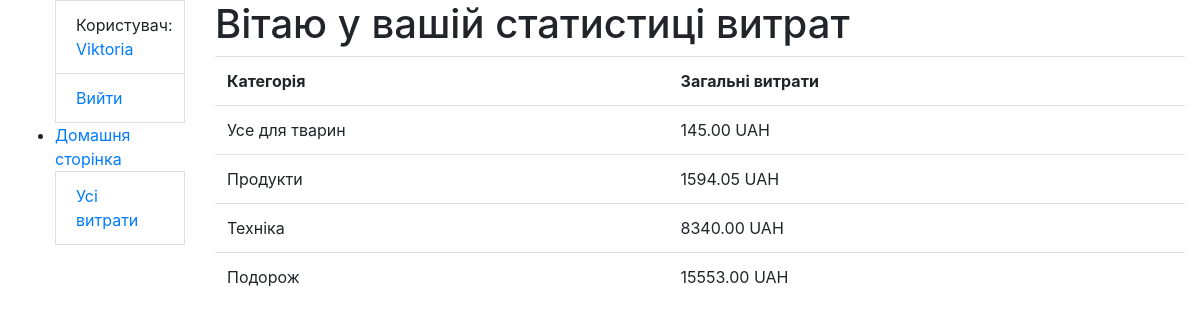
Screenshot of / (signed in) with the database file from the repository.
### costs/models.py (models this page shows, shortened)
class CustomUser(AbstractUser):
    class Meta:
        verbose_name = "user"
        verbose_name_plural = "users"
    def get_absolute_url(self):
        return reverse("costs:user_detail", kwargs={'pk': self.pk})

class Cost(models.Model):
    categories = [
        ("Одяг", "Одяг"),
        ("Подорож", "Подорож"),
        ("Техніка", "Техніка"),
        ("Продукти", "Продукти"),
        ("Усе для тварин", "Усе для тварин"),
        ("Усе для саду", "Усе для саду"),
        ("Таксі", "Таксі"),
        ("Розваги", "Розваги"),
    ]
    data = models.DateField("Рік/місяць/день")
    category = models.CharField("Категорія", max_length=100, choices=categories)
    price = models.DecimalField("Вартість витрати", max_digits=50, decimal_places=2)
    user = models.ManyToManyField(CustomUser, related_name="users")
    class Meta:
        ordering = ["price"]

### costs/views.py (the view)
# urls.py: path("", index, name="index"),
@login_required
def index(request):
    cla = Cost.objects.all()
    slov = {}
    for i in cla:
        if i.category in slov:
            slov[i.category] += i.price
        else:
            slov[i.category] = i.price
    context = {
        "slov": slov
    }
    return render(request, "costs/index.html", context=context)

### templates/costs/index.html
{% extends "base.html" %}
{% block content %}
<h1>Вітаю у вашій статистиці витрат</h1>
  {% if slov %}
     <table class="table">
      <tr>
        <th>Категорія</th>
          <th>Загальні витрати</th>
      </tr>
      {% for key, value in slov.items %}
        <tr>
          <td>
              {{ key }}
          </td>
          <td>
              {{ value }} UAH
          </td>
         </tr>
      {% endfor %}
    </table>
{% else %}
      <p>Наразі немає витрат</p>
{% endif %}
{% endblock %}

### templates/includes/sidebar.html (shortened to what this page needs)
<ul class="sidebar-nav">
   {% if user.is_authenticated %}
    <li class="list-group-item">Користувач: <a href="{{ user.get_absolute_url }}">{{ user.get_username }}</a></li>
    <li class="list-group-item"><a href="{% url 'logout'%}?next={{request.path}}">Вийти</a></li>
  {% endif %}
  <li><a href="{% url 'costs:index' %}">Домашня сторінка</a></li>
  <li class="list-group-item"><a href="{% url 'costs:cost_list' %}">Усі витрати</a></li>
</ul>

### rows the page displays
CustomUser: get_username "Viktoria"
Cost: slov "Усе для тварин", slov "145.00"
Cost: slov "Продукти", slov "1594.05"
Cost: slov "Техніка"
Cost: slov "Подорож", slov "15553.00"

### other values shown
{{ value }} "8340.00"
